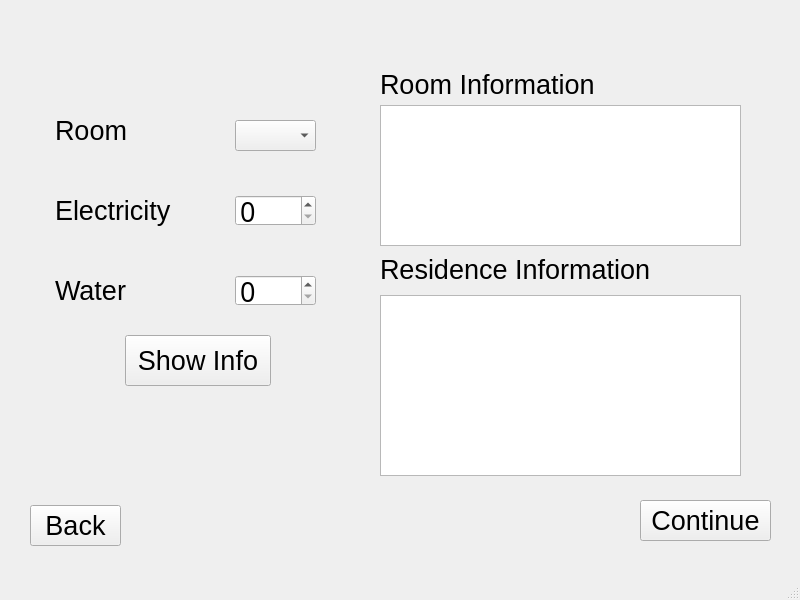
<?xml version="1.0" encoding="UTF-8"?>
<ui version="4.0">
 <class>MainWindow</class>
 <widget class="QMainWindow" name="MainWindow">
  <property name="geometry">
   <rect>
    <x>0</x>
    <y>0</y>
    <width>800</width>
    <height>600</height>
   </rect>
  </property>
  <property name="font">
   <font>
    <family>MS Sans Serif</family>
    <pointsize>20</pointsize>
   </font>
  </property>
  <property name="windowTitle">
   <string>MainWindow</string>
  </property>
  <property name="locale">
   <locale language="English" country="UnitedStates"/>
  </property>
  <widget class="QWidget" name="centralwidget">
   <widget class="QComboBox" name="roomno">
    <property name="geometry">
     <rect>
      <x>235</x>
      <y>120</y>
      <width>81</width>
      <height>31</height>
     </rect>
    </property>
   </widget>
   <widget class="QLabel" name="room">
    <property name="geometry">
     <rect>
      <x>55</x>
      <y>120</y>
      <width>81</width>
      <height>20</height>
     </rect>
    </property>
    <property name="text">
     <string>Room</string>
    </property>
   </widget>
   <widget class="QLabel" name="elect">
    <property name="geometry">
     <rect>
      <x>55</x>
      <y>195</y>
      <width>121</width>
      <height>31</height>
     </rect>
    </property>
    <property name="text">
     <string>Electricity</string>
    </property>
   </widget>
   <widget class="QLabel" name="water">
    <property name="geometry">
     <rect>
      <x>55</x>
      <y>275</y>
      <width>111</width>
      <height>31</height>
     </rect>
    </property>
    <property name="text">
     <string>Water</string>
    </property>
   </widget>
   <widget class="QPushButton" name="cont">
    <property name="geometry">
     <rect>
      <x>640</x>
      <y>500</y>
      <width>131</width>
      <height>41</height>
     </rect>
    </property>
    <property name="text">
     <string>Continue</string>
    </property>
   </widget>
   <widget class="QPushButton" name="back">
    <property name="geometry">
     <rect>
      <x>30</x>
      <y>505</y>
      <width>91</width>
      <height>41</height>
     </rect>
    </property>
    <property name="text">
     <string>Back</string>
    </property>
   </widget>
   <widget class="QSpinBox" name="einput">
    <property name="geometry">
     <rect>
      <x>235</x>
      <y>195</y>
      <width>81</width>
      <height>31</height>
     </rect>
    </property>
    <property name="font">
     <font>
      <family>MS Reference Sans Serif</family>
      <italic>false</italic>
     </font>
    </property>
    <property name="locale">
     <locale language="English" country="UnitedStates"/>
    </property>
   </widget>
   <widget class="QSpinBox" name="winput">
    <property name="geometry">
     <rect>
      <x>235</x>
      <y>275</y>
      <width>81</width>
      <height>31</height>
     </rect>
    </property>
    <property name="font">
     <font>
      <family>MS Reference Sans Serif</family>
     </font>
    </property>
    <property name="locale">
     <locale language="English" country="UnitedStates"/>
    </property>
   </widget>
   <widget class="QLabel" name="Res_Info_Label">
    <property name="geometry">
     <rect>
      <x>380</x>
      <y>254</y>
      <width>291</width>
      <height>31</height>
     </rect>
    </property>
    <property name="text">
     <string>Residence Information</string>
    </property>
   </widget>
   <widget class="QLabel" name="Room_Info_Label">
    <property name="geometry">
     <rect>
      <x>380</x>
      <y>69</y>
      <width>231</width>
      <height>31</height>
     </rect>
    </property>
    <property name="text">
     <string>Room Information</string>
    </property>
   </widget>
   <widget class="QListWidget" name="roomInfo_listWidget">
    <property name="geometry">
     <rect>
      <x>380</x>
      <y>105</y>
      <width>361</width>
      <height>141</height>
     </rect>
    </property>
   </widget>
   <widget class="QListWidget" name="resInfo_listWidget">
    <property name="geometry">
     <rect>
      <x>380</x>
      <y>295</y>
      <width>361</width>
      <height>181</height>
     </rect>
    </property>
   </widget>
   <widget class="QPushButton" name="showinfo_btn">
    <property name="geometry">
     <rect>
      <x>125</x>
      <y>335</y>
      <width>146</width>
      <height>51</height>
     </rect>
    </property>
    <property name="text">
     <string>Show Info</string>
    </property>
   </widget>
  </widget>
  <widget class="QMenuBar" name="menubar">
   <property name="geometry">
    <rect>
     <x>0</x>
     <y>0</y>
     <width>800</width>
     <height>21</height>
    </rect>
   </property>
  </widget>
  <widget class="QStatusBar" name="statusbar"/>
 </widget>
 <resources/>
 <connections/>
</ui>
